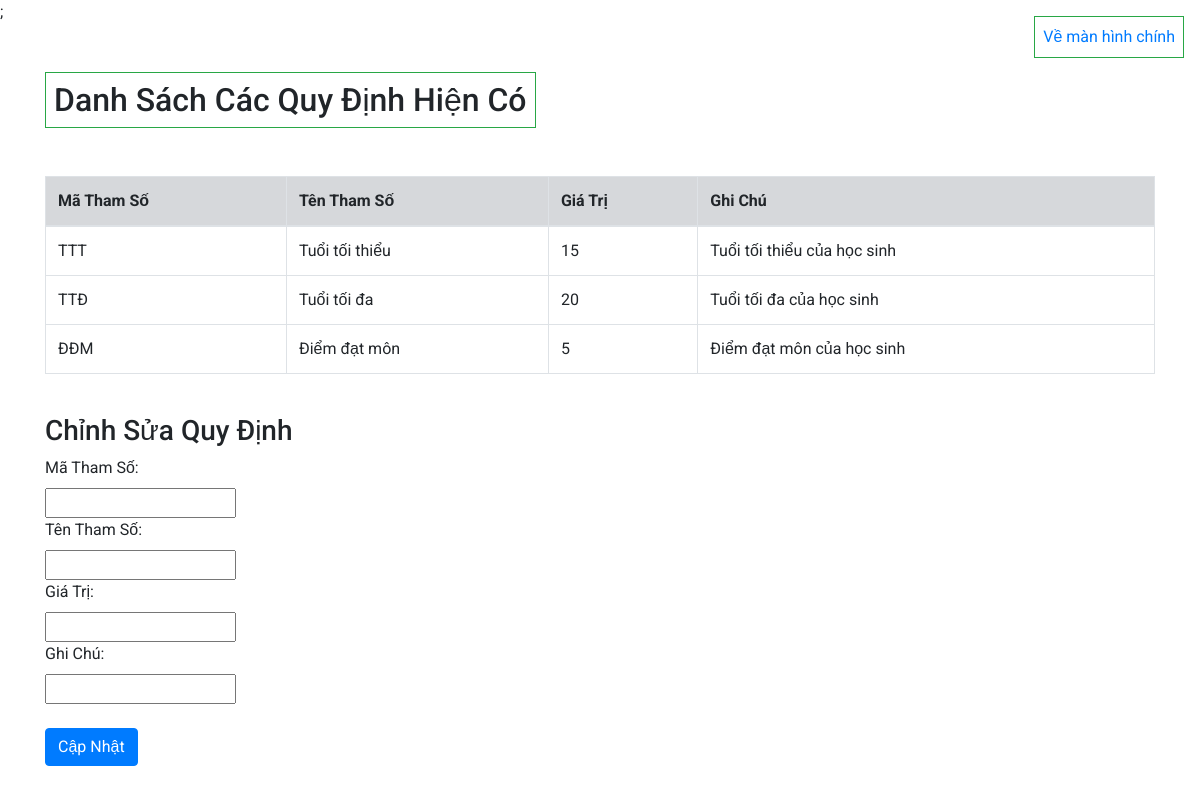
Page /controllers/regulation.php (signed in) on the earlier database version.
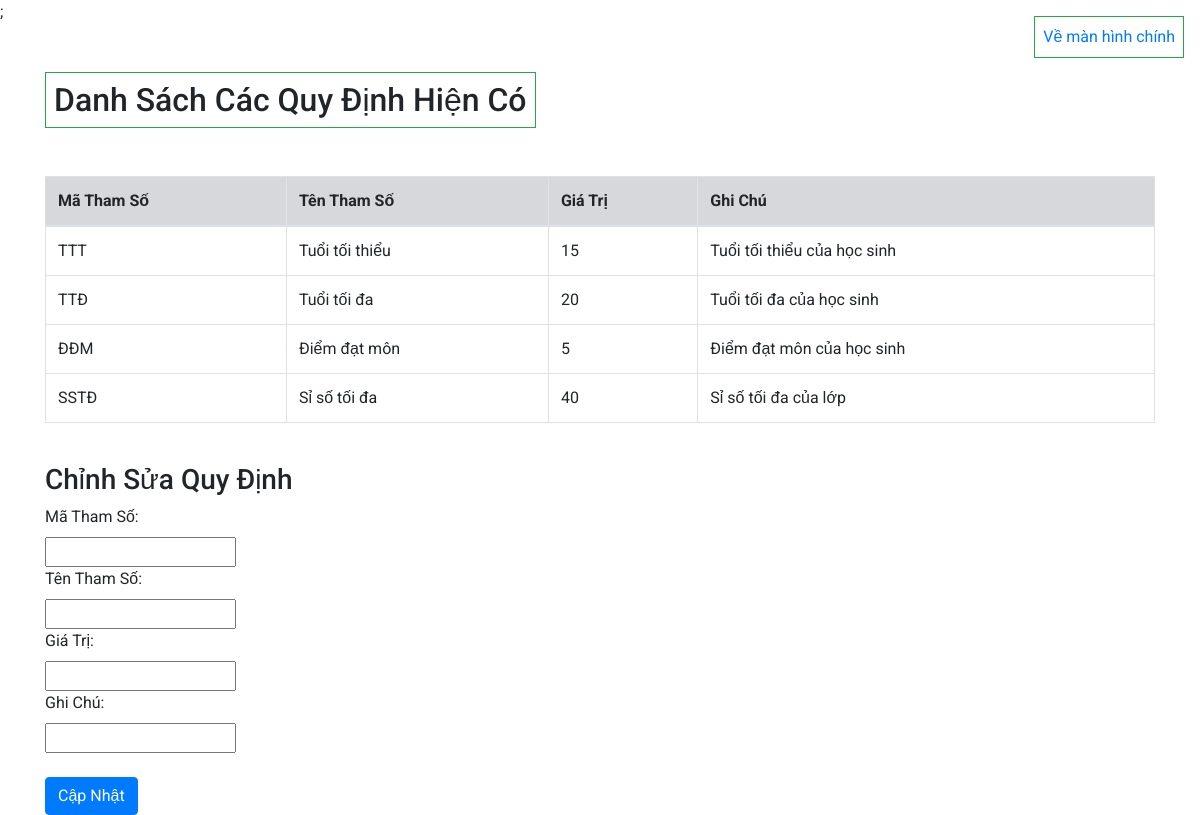
Same page on the later database version.
### tables this page shows
create table THAMSO(
	mathamso varchar(10),
	tenthamso varchar(20),
	giatri int,
	ghichu varchar(50)
);

### controllers/regulation.php (the view, shortened to what this page needs)
<!DOCTYPE html>
<html lang="en">
<head>
    <link rel="stylesheet" href="https://maxcdn.bootstrapcdn.com/bootstrap/4.0.0/css/bootstrap.min.css">
    <link rel="stylesheet" href="../css/style.css">;
</head>
<body>
    <a href="../index.php" class="float-right border border-success m-3 p-2">Về màn hình chính</a>
    <div class="container mt-5">
        <h2 class="d-inline-block border border-success p-2 mb-4">Danh Sách Các Quy Định Hiện Có</h2>
    </div>
</body>
</html>
<?php
include 'connectdb.php';
$sql = "SELECT * FROM  THAMSO";
$result = $conn->query($sql);
if ($result->num_rows > 0) {
    echo "
    <br>
    <div class='container'>
    <table class='table table-bordered table-hover'>
    <thead>
    <tr class='table-secondary'>
        <th>Mã Tham Số</th>
        <th>Tên Tham Số</th>
        <th>Giá Trị</th>
        <th>Ghi Chú</th>
    </tr>
    </thead>
    <tbody>
    ";
    while ($row = $result->fetch_assoc()) {
        echo "
    <tr>
        <td>" . $row['mathamso'] . "</td>
        <td>" . $row['tenthamso'] . "</td>
        <td>" . $row['giatri'] . "</td>
        <td>" . $row['ghichu'] . "</td>
    </tr>
    ";
    }
    echo"
    </tbody>
    </table>
    <br>
    <h3>Chỉnh Sửa Quy Định </h3>
    <form action='regulation.php' method='POST'>
        <label for='mathamso'>Mã Tham Số: </label>
        <br>
        <input type='text' name='mathamso' required/>
        <br>
        <label for='tenthamso'>Tên Tham Số: </label>
        <br>
        <input type='text' name='tenthamso'required/>
        <br>
        <label for='giatri'>Giá Trị: </label>
        <br>
        <input type='text' name='giatri' required/>
        <br>
        <label for='ghichu'>Ghi Chú: </label>
        <br>
        <input type='text' name='ghichu' required/>
        <br><br>
        <button type='submit' class='btn btn-primary'>Cập Nhật</button>
    </form>
    </div>
    ";
} else {
    echo "0 results";
}
?>

### css/style.css (style rules this page uses)
body { font-family: 'Roboto', sans-serif; }

Differences in the rows shown:
added thamso: mathamso "SSTĐ", tenthamso "Sỉ số tối đa", giatri "40", ghichu "Sỉ số tối đa của lớp"
